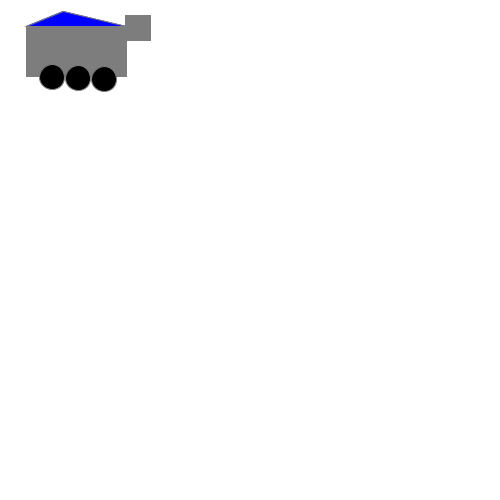
Frame 1 (no input)
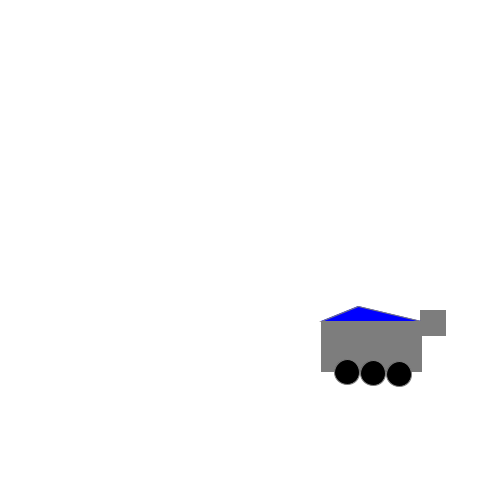
Frame 60 (the mouse pressed at the canvas centre just before this capture)
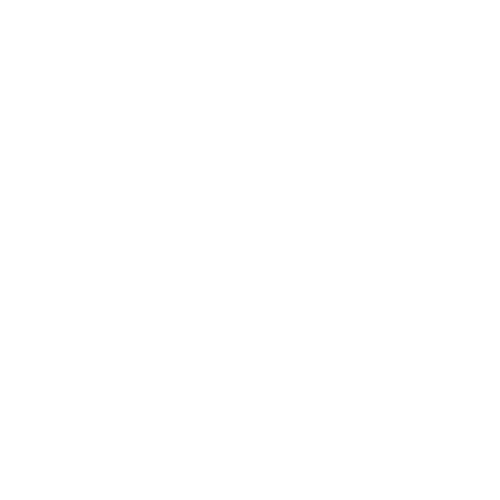
Frame 120 (the mouse held since frame 60 and released just before this capture)

The Processing sketch that drew these frames (run headless with seeded random() and noise(); from frame 60 on, the mouse is pressed at the canvas centre):

// Processing sketch: processing_69171
// ── processing_69171.pde

int x;
int y;

void setup(){
  
  size (500,500);
  smooth();
  noFill(); 
  background(255);//de 0 a 255 escala de grises
  x=25;
  y=25;
frameRate(15);
  }
  
  void draw(){
    background(255);
    
   
  fill(125);
   stroke(125);
    rect(x+100,y-10,25,25);
    x=x+1;
    y=y+1;
   
   fill(0,0,255);
   triangle(x+37,y-15,x,y,x+100,y);
   
    fill(125);
    stroke(125);
    rect(x,y,100,50);
    x=x+1;
    y=y+1;
   
    fill(0);
    ellipse(x+25,y+50,25,25);
     x=x+1;
     y=y+1;
    
      fill(0);
    ellipse(x+50,y+50,25,25);
      x=x+1;
      y=y+1;
    
      fill(0);
    ellipse(x+75,y+50,25,25);
     x=x+1;
     y=y+1;
    
    
    }
